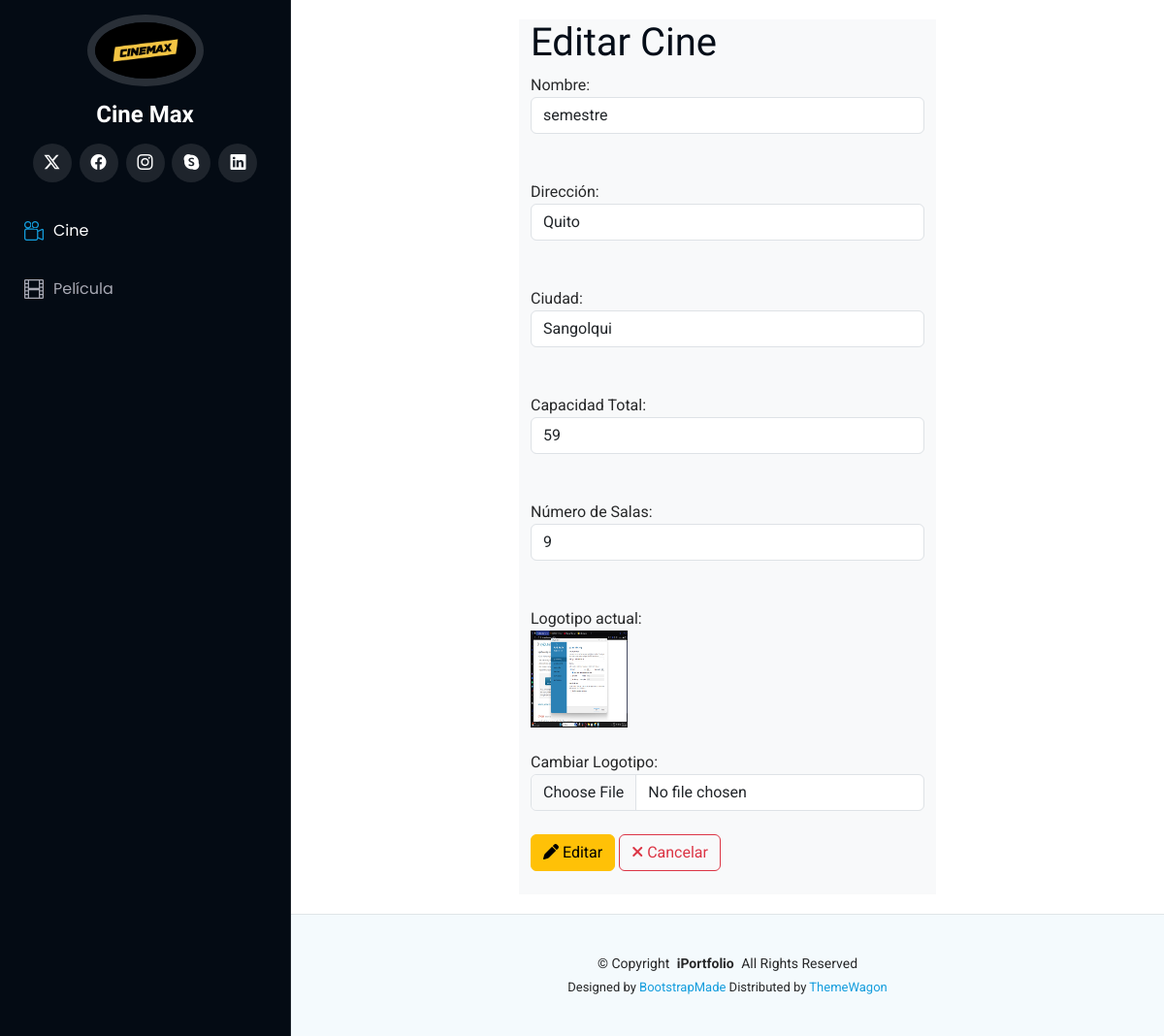
Page /editarCine/6 on the committed database.
### Aplicaciones/Funcion/models.py (models this page shows)
class Cine(models.Model):
    nombre = models.CharField(max_length=100)
    direccion = models.CharField(max_length=200)
    ciudad = models.CharField(max_length=100)
    capacidad_total = models.PositiveIntegerField()
    numero_salas = models.PositiveIntegerField()
    logo = models.FileField(upload_to='cine_logo', null=True, blank=True)

### Aplicaciones/Funcion/views.py (the view)
# urls.py: path('editarCine/<id>', views.editar_cine),
def editar_cine(request, id):
    cine = Cine.objects.get(id=id)
    return render(request, "editar_cine.html", {"cine": cine})

### Aplicaciones/Funcion/templates/editar_cine.html (shortened to what this page needs)
{% extends './plantilla.html' %}
{% block contenido %}
<div class="row">
    <div class="col-md-3"></div>
    <div class="col-md-6 bg-light">
        <h1>Editar Cine</h1>
        <form action="/actualizarCine" method="post" enctype="multipart/form-data" id="frm_editar_cine">
            <label for="">Nombre:</label><br>
            <input placeholder="Ingrese el nombre del cine" class="form-control" type="text" name="nombre" id="nombre" value="{{ cine.nombre }}"> <br><br>
            <label for="">Dirección:</label><br>
            <input placeholder="Ingrese la dirección del cine" class="form-control" type="text" name="direccion" id="direccion" value="{{ cine.direccion }}"> <br><br>
            <label for="">Ciudad:</label><br>
            <input placeholder="Ingrese la ciudad" class="form-control" type="text" name="ciudad" id="ciudad" value="{{ cine.ciudad }}"> <br><br>
            <label for="">Capacidad Total:</label><br>
            <input placeholder="Ingrese la capacidad total" class="form-control" type="number" name="capacidad_total" id="capacidad_total" value="{{ cine.capacidad_total }}"> <br><br>
            <label for="">Número de Salas:</label><br>
            <input placeholder="Ingrese el número de salas" class="form-control" type="number" name="numero_salas" id="numero_salas" value="{{ cine.numero_salas }}"> <br><br>
            <label for="">Logotipo actual:</label><br>
            {% if cine.logo %}
                <img src="{{ cine.logo.url }}" alt="Logo del Cine" width="100px" height="100px"><br><br>
            {% else %}
                <p>No hay logotipo cargado.</p>
            {% endif %}
            <label for="">Cambiar Logotipo:</label>
            <input type="file" name="logo" id="logo" class="form-control"> <br>
            <button class="btn btn-warning" type="submit">
                <i class="fa fa-pen"></i> Editar
            </button>
            <a class="btn btn-outline-danger" href="/cines">
                <i class="fa fa-times"></i> Cancelar
            </a>
        </form>
        <br>
    </div>
    <div class="col-md-3"></div>
</div>
{% endblock %}

### Pelicula/static/assets/css/main.css (style rules this page uses)
:root { --default-font: "Roboto", system-ui, -apple-system, "Segoe UI", Roboto, "Helvetica Neue", Arial, "Noto Sans", "Liberation Sans", sans-serif, "Apple Color Emoji", "Segoe UI Emoji", "Segoe UI Symbol", "Noto Color Emoji"; --heading-font: "Raleway", sans-serif; --nav-font: "Poppins", sans-serif; }
:root { --background-color: #ffffff; --default-color: #272829; --heading-color: #050d18; --accent-color: #149ddd; --surface-color: #ffffff; --contrast-color: #ffffff; }
:root { --nav-color: #a8a9b4; --nav-hover-color: #ffffff; --nav-mobile-background-color: #040b14; --nav-dropdown-background-color: #040b14; --nav-dropdown-color: #a8a9b4; --nav-dropdown-hover-color: #ffffff; }
:root { scroll-behavior: smooth; }
body { color: var(--default-color); background-color: var(--background-color); font-family: var(--default-font); }
a { color: var(--accent-color); text-decoration: none; transition: 0.3s; }
h1, h2, h3, h4, h5, h6 { color: var(--heading-color); font-family: var(--heading-font); }

### rows in the picture
Cine: nombre "semestre", direccion "Quito", ciudad "Sangolqui", capacidad_total "59", numero_salas "9", logo (picture)
